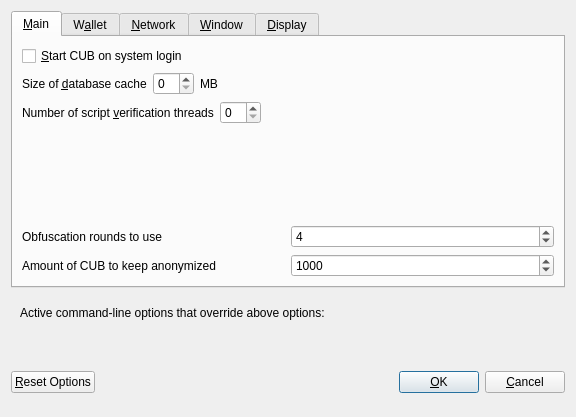
<?xml version="1.0" encoding="UTF-8"?>
<ui version="4.0">
 <class>OptionsDialog</class>
 <widget class="QDialog" name="OptionsDialog">
  <property name="geometry">
   <rect>
    <x>0</x>
    <y>0</y>
    <width>576</width>
    <height>417</height>
   </rect>
  </property>
  <property name="windowTitle">
   <string>Options</string>
  </property>
  <property name="modal">
   <bool>true</bool>
  </property>
  <layout class="QVBoxLayout" name="verticalLayout">
   <item>
    <widget class="QTabWidget" name="tabWidget">
     <property name="currentIndex">
      <number>0</number>
     </property>
     <widget class="QWidget" name="tabMain">
      <attribute name="title">
       <string>&amp;Main</string>
      </attribute>
      <layout class="QVBoxLayout" name="verticalLayout_Main">
       <item>
        <widget class="QCheckBox" name="bitcoinAtStartup">
         <property name="toolTip">
          <string>Automatically start CUB after logging in to the system.</string>
         </property>
         <property name="text">
          <string>&amp;Start CUB on system login</string>
         </property>
        </widget>
       </item>
       <item>
        <layout class="QHBoxLayout" name="horizontalLayout_2_Main">
         <item>
          <widget class="QLabel" name="databaseCacheLabel">
           <property name="text">
            <string>Size of &amp;database cache</string>
           </property>
           <property name="textFormat">
            <enum>Qt::PlainText</enum>
           </property>
           <property name="buddy">
            <cstring>databaseCache</cstring>
           </property>
          </widget>
         </item>
         <item>
          <widget class="QSpinBox" name="databaseCache"/>
         </item>
         <item>
          <widget class="QLabel" name="databaseCacheUnitLabel">
           <property name="text">
            <string>MB</string>
           </property>
           <property name="textFormat">
            <enum>Qt::PlainText</enum>
           </property>
          </widget>
         </item>
         <item>
          <spacer name="horizontalSpacer_2_Main">
           <property name="orientation">
            <enum>Qt::Horizontal</enum>
           </property>
           <property name="sizeHint" stdset="0">
            <size>
             <width>40</width>
             <height>20</height>
            </size>
           </property>
          </spacer>
         </item>
        </layout>
       </item>
       <item>
        <layout class="QHBoxLayout" name="horizontalLayout_3_Main">
         <item>
          <widget class="QLabel" name="threadsScriptVerifLabel">
           <property name="text">
            <string>Number of script &amp;verification threads</string>
           </property>
           <property name="textFormat">
            <enum>Qt::PlainText</enum>
           </property>
           <property name="buddy">
            <cstring>threadsScriptVerif</cstring>
           </property>
          </widget>
         </item>
         <item>
          <widget class="QSpinBox" name="threadsScriptVerif">
           <property name="toolTip">
            <string>(0 = auto, &lt;0 = leave that many cores free)</string>
           </property>
          </widget>
         </item>
         <item>
          <spacer name="horizontalSpacer_3_Main">
           <property name="orientation">
            <enum>Qt::Horizontal</enum>
           </property>
           <property name="sizeHint" stdset="0">
            <size>
             <width>40</width>
             <height>20</height>
            </size>
           </property>
          </spacer>
         </item>
        </layout>
       </item>
       <item>
        <spacer name="verticalSpacer_Main">
         <property name="orientation">
          <enum>Qt::Vertical</enum>
         </property>
         <property name="sizeHint" stdset="0">
          <size>
           <width>20</width>
           <height>40</height>
          </size>
         </property>
        </spacer>
       </item>
       <item>
        <layout class="QHBoxLayout" name="horizontalLayout_4_Main">
         <item>
          <widget class="QLabel" name="label">
           <property name="toolTip">
            <string>This setting determines the amount of individual masternodes that an input will be anonymized through.&lt;br/&gt;More rounds of anonymization gives a higher degree of privacy, but also costs more in fees.</string>
           </property>
           <property name="text">
            <string>Obfuscation rounds to use</string>
           </property>
          </widget>
         </item>
         <item>
          <widget class="QSpinBox" name="obfuscationRounds">
           <property name="minimum">
            <number>2</number>
           </property>
           <property name="maximum">
            <number>8</number>
           </property>
           <property name="value">
            <number>4</number>
           </property>
          </widget>
         </item>
        </layout>
       </item>
       <item>
        <layout class="QHBoxLayout" name="horizontalLayout">
         <item>
          <widget class="QLabel" name="label_2">
           <property name="toolTip">
            <string>This amount acts as a threshold to turn off Obfuscation once it's reached.</string>
           </property>
           <property name="statusTip">
            <string notr="true"/>
           </property>
           <property name="whatsThis">
            <string notr="true"/>
           </property>
           <property name="accessibleName">
            <string notr="true"/>
           </property>
           <property name="accessibleDescription">
            <string notr="true"/>
           </property>
           <property name="text">
            <string>Amount of CUB to keep anonymized</string>
           </property>
          </widget>
         </item>
         <item>
          <widget class="QSpinBox" name="anonymizeCub">
           <property name="minimum">
            <number>100</number>
           </property>
           <property name="maximum">
            <number>100000</number>
           </property>
           <property name="singleStep">
            <number>100</number>
           </property>
           <property name="value">
            <number>1000</number>
           </property>
          </widget>
         </item>
        </layout>
       </item>
      </layout>
     </widget>
     <widget class="QWidget" name="tabWallet">
      <attribute name="title">
       <string>W&amp;allet</string>
      </attribute>
      <layout class="QVBoxLayout" name="verticalLayout_Wallet">
       <item>
        <widget class="QGroupBox" name="groupBox">
         <property name="title">
          <string>Expert</string>
         </property>
         <layout class="QVBoxLayout" name="verticalLayout_2">
          <item>
           <widget class="QCheckBox" name="coinControlFeatures">
            <property name="toolTip">
             <string>Whether to show coin control features or not.</string>
            </property>
            <property name="text">
             <string>Enable coin &amp;control features</string>
            </property>
           </widget>
          </item>
          <item>
           <widget class="QCheckBox" name="showMasternodesTab">
            <property name="toolTip">
             <string>Show additional tab listing all your masternodes in first sub-tab&lt;br/&gt;and all masternodes on the network in second sub-tab.</string>
            </property>
            <property name="text">
             <string>Show Masternodes Tab</string>
            </property>
           </widget>
          </item>
          <item>
           <widget class="QCheckBox" name="spendZeroConfChange">
            <property name="toolTip">
             <string>If you disable the spending of unconfirmed change, the change from a transaction&lt;br/&gt;cannot be used until that transaction has at least one confirmation.&lt;br/&gt;This also affects how your balance is computed.</string>
            </property>
            <property name="text">
             <string>&amp;Spend unconfirmed change</string>
            </property>
           </widget>
          </item>
         </layout>
        </widget>
       </item>
       <item>
        <spacer name="verticalSpacer_Wallet">
         <property name="orientation">
          <enum>Qt::Vertical</enum>
         </property>
         <property name="sizeHint" stdset="0">
          <size>
           <width>20</width>
           <height>40</height>
          </size>
         </property>
        </spacer>
       </item>
      </layout>
     </widget>
     <widget class="QWidget" name="tabNetwork">
      <attribute name="title">
       <string>&amp;Network</string>
      </attribute>
      <layout class="QVBoxLayout" name="verticalLayout_Network">
       <item>
        <widget class="QCheckBox" name="mapPortUpnp">
         <property name="toolTip">
          <string>Automatically open the CUB client port on the router. This only works when your router supports UPnP and it is enabled.</string>
         </property>
         <property name="text">
          <string>Map port using &amp;UPnP</string>
         </property>
        </widget>
       </item>
       <item>
        <widget class="QCheckBox" name="allowIncoming">
         <property name="toolTip">
          <string>Accept connections from outside</string>
         </property>
         <property name="text">
          <string>Allow incoming connections</string>
         </property>
        </widget>
       </item>
       <item>
        <widget class="QCheckBox" name="connectSocks">
         <property name="toolTip">
          <string>Connect to the CUB network through a SOCKS5 proxy.</string>
         </property>
         <property name="text">
          <string>&amp;Connect through SOCKS5 proxy (default proxy):</string>
         </property>
        </widget>
       </item>
       <item>
        <layout class="QHBoxLayout" name="horizontalLayout_1_Network">
         <item>
          <widget class="QLabel" name="proxyIpLabel">
           <property name="text">
            <string>Proxy &amp;IP:</string>
           </property>
           <property name="textFormat">
            <enum>Qt::PlainText</enum>
           </property>
           <property name="buddy">
            <cstring>proxyIp</cstring>
           </property>
          </widget>
         </item>
         <item>
          <widget class="QValidatedLineEdit" name="proxyIp">
           <property name="minimumSize">
            <size>
             <width>140</width>
             <height>0</height>
            </size>
           </property>
           <property name="maximumSize">
            <size>
             <width>140</width>
             <height>16777215</height>
            </size>
           </property>
           <property name="toolTip">
            <string>IP address of the proxy (e.g. IPv4: 127.0.0.1 / IPv6: ::1)</string>
           </property>
          </widget>
         </item>
         <item>
          <widget class="QLabel" name="proxyPortLabel">
           <property name="text">
            <string>&amp;Port:</string>
           </property>
           <property name="textFormat">
            <enum>Qt::PlainText</enum>
           </property>
           <property name="buddy">
            <cstring>proxyPort</cstring>
           </property>
          </widget>
         </item>
         <item>
          <widget class="QLineEdit" name="proxyPort">
           <property name="minimumSize">
            <size>
             <width>55</width>
             <height>0</height>
            </size>
           </property>
           <property name="maximumSize">
            <size>
             <width>55</width>
             <height>16777215</height>
            </size>
           </property>
           <property name="toolTip">
            <string>Port of the proxy (e.g. 9050)</string>
           </property>
          </widget>
         </item>
         <item>
          <spacer name="horizontalSpacer_1_Network">
           <property name="orientation">
            <enum>Qt::Horizontal</enum>
           </property>
           <property name="sizeHint" stdset="0">
            <size>
             <width>40</width>
             <height>20</height>
            </size>
           </property>
          </spacer>
         </item>
        </layout>
       </item>
       <item>
        <spacer name="verticalSpacer_Network">
         <property name="orientation">
          <enum>Qt::Vertical</enum>
         </property>
         <property name="sizeHint" stdset="0">
          <size>
           <width>20</width>
           <height>40</height>
          </size>
         </property>
        </spacer>
       </item>
      </layout>
     </widget>
     <widget class="QWidget" name="tabWindow">
      <attribute name="title">
       <string>&amp;Window</string>
      </attribute>
      <layout class="QVBoxLayout" name="verticalLayout_Window">
       <item>
        <widget class="QCheckBox" name="minimizeToTray">
         <property name="toolTip">
          <string>Show only a tray icon after minimizing the window.</string>
         </property>
         <property name="text">
          <string>&amp;Minimize to the tray instead of the taskbar</string>
         </property>
        </widget>
       </item>
       <item>
        <widget class="QCheckBox" name="minimizeOnClose">
         <property name="toolTip">
          <string>Minimize instead of exit the application when the window is closed. When this option is enabled, the application will be closed only after selecting Quit in the menu.</string>
         </property>
         <property name="text">
          <string>M&amp;inimize on close</string>
         </property>
        </widget>
       </item>
       <item>
        <spacer name="verticalSpacer_Window">
         <property name="orientation">
          <enum>Qt::Vertical</enum>
         </property>
         <property name="sizeHint" stdset="0">
          <size>
           <width>20</width>
           <height>40</height>
          </size>
         </property>
        </spacer>
       </item>
      </layout>
     </widget>
     <widget class="QWidget" name="tabDisplay">
      <attribute name="title">
       <string>&amp;Display</string>
      </attribute>
      <layout class="QVBoxLayout" name="verticalLayout_Display">
       <item>
        <layout class="QHBoxLayout" name="horizontalLayout_1_Display">
         <item>
          <widget class="QLabel" name="langLabel">
           <property name="text">
            <string>User Interface &amp;language:</string>
           </property>
           <property name="textFormat">
            <enum>Qt::PlainText</enum>
           </property>
           <property name="buddy">
            <cstring>lang</cstring>
           </property>
          </widget>
         </item>
         <item>
          <widget class="QValueComboBox" name="lang">
           <property name="toolTip">
            <string>The user interface language can be set here. This setting will take effect after restarting CUB.</string>
           </property>
          </widget>
         </item>
        </layout>
       </item>
       <item>
        <widget class="QLabel" name="label_3">
         <property name="toolTip">
          <string notr="true"/>
         </property>
         <property name="statusTip">
          <string notr="true"/>
         </property>
         <property name="whatsThis">
          <string notr="true"/>
         </property>
         <property name="accessibleName">
          <string notr="true"/>
         </property>
         <property name="text">
          <string>Language missing or translation incomplete? Help contributing translations here:
https://www.transifex.com/testtest/cubcoin-translations</string>
         </property>
         <property name="wordWrap">
          <bool>true</bool>
         </property>
         <property name="openExternalLinks">
          <bool>true</bool>
         </property>
         <property name="textInteractionFlags">
          <set>Qt::TextBrowserInteraction</set>
         </property>
        </widget>
       </item>
       <item>
        <layout class="QHBoxLayout" name="horizontalLayout_4_Display" stretch="0,0">
         <item>
          <widget class="QLabel" name="themeLabel">
           <property name="text">
            <string>User Interface Theme:</string>
           </property>
          </widget>
         </item>
         <item>
          <widget class="QValueComboBox" name="theme"/>
         </item>
        </layout>
       </item>
       <item>
        <widget class="Line" name="line">
         <property name="orientation">
          <enum>Qt::Horizontal</enum>
         </property>
        </widget>
       </item>
       <item>
        <layout class="QHBoxLayout" name="horizontalLayout_2_Display">
         <item>
          <widget class="QLabel" name="unitLabel">
           <property name="text">
            <string>&amp;Unit to show amounts in:</string>
           </property>
           <property name="textFormat">
            <enum>Qt::PlainText</enum>
           </property>
           <property name="buddy">
            <cstring>unit</cstring>
           </property>
          </widget>
         </item>
         <item>
          <widget class="QValueComboBox" name="unit">
           <property name="toolTip">
            <string>Choose the default subdivision unit to show in the interface and when sending coins.</string>
           </property>
          </widget>
         </item>
        </layout>
       </item>
       <item>
        <layout class="QHBoxLayout" name="horizontalLayout_5_Display">
         <item>
          <widget class="QLabel" name="digitsLabel">
           <property name="text">
            <string>Decimal digits</string>
           </property>
          </widget>
         </item>
         <item>
          <widget class="QValueComboBox" name="digits"/>
         </item>
        </layout>
       </item>
       <item>
        <layout class="QHBoxLayout" name="horizontalLayout_3_Display">
         <item>
          <widget class="QLabel" name="thirdPartyTxUrlsLabel">
           <property name="toolTip">
            <string>Third party URLs (e.g. a block explorer) that appear in the transactions tab as context menu items. %s in the URL is replaced by transaction hash. Multiple URLs are separated by vertical bar |.</string>
           </property>
           <property name="text">
            <string>Third party transaction URLs</string>
           </property>
           <property name="buddy">
            <cstring>thirdPartyTxUrls</cstring>
           </property>
          </widget>
         </item>
         <item>
          <widget class="QLineEdit" name="thirdPartyTxUrls">
           <property name="toolTip">
            <string>Third party URLs (e.g. a block explorer) that appear in the transactions tab as context menu items. %s in the URL is replaced by transaction hash. Multiple URLs are separated by vertical bar |.</string>
           </property>
          </widget>
         </item>
        </layout>
       </item>
       <item>
        <spacer name="verticalSpacer">
         <property name="orientation">
          <enum>Qt::Vertical</enum>
         </property>
         <property name="sizeHint" stdset="0">
          <size>
           <width>20</width>
           <height>40</height>
          </size>
         </property>
        </spacer>
       </item>
      </layout>
     </widget>
    </widget>
   </item>
   <item>
    <widget class="QFrame" name="frame">
     <layout class="QVBoxLayout" name="verticalLayout_Bottom">
      <item>
       <layout class="QHBoxLayout" name="horizontalLayout_Bottom">
        <item>
         <widget class="QLabel" name="overriddenByCommandLineInfoLabel">
          <property name="text">
           <string>Active command-line options that override above options:</string>
          </property>
          <property name="textFormat">
           <enum>Qt::PlainText</enum>
          </property>
         </widget>
        </item>
        <item>
         <spacer name="horizontalSpacer_Bottom">
          <property name="orientation">
           <enum>Qt::Horizontal</enum>
          </property>
          <property name="sizeHint" stdset="0">
           <size>
            <width>40</width>
            <height>20</height>
           </size>
          </property>
         </spacer>
        </item>
       </layout>
      </item>
      <item>
       <widget class="QLabel" name="overriddenByCommandLineLabel">
        <property name="text">
         <string/>
        </property>
        <property name="textFormat">
         <enum>Qt::PlainText</enum>
        </property>
        <property name="wordWrap">
         <bool>true</bool>
        </property>
       </widget>
      </item>
     </layout>
    </widget>
   </item>
   <item>
    <layout class="QHBoxLayout" name="horizontalLayout_Buttons">
     <item>
      <widget class="QPushButton" name="resetButton">
       <property name="toolTip">
        <string>Reset all client options to default.</string>
       </property>
       <property name="text">
        <string>&amp;Reset Options</string>
       </property>
       <property name="autoDefault">
        <bool>false</bool>
       </property>
      </widget>
     </item>
     <item>
      <spacer name="horizontalSpacer_1">
       <property name="orientation">
        <enum>Qt::Horizontal</enum>
       </property>
       <property name="sizeHint" stdset="0">
        <size>
         <width>40</width>
         <height>48</height>
        </size>
       </property>
      </spacer>
     </item>
     <item>
      <widget class="QLabel" name="statusLabel">
       <property name="minimumSize">
        <size>
         <width>200</width>
         <height>0</height>
        </size>
       </property>
       <property name="font">
        <font>
         <weight>75</weight>
         <bold>true</bold>
        </font>
       </property>
       <property name="text">
        <string/>
       </property>
       <property name="textFormat">
        <enum>Qt::PlainText</enum>
       </property>
       <property name="wordWrap">
        <bool>true</bool>
       </property>
      </widget>
     </item>
     <item>
      <spacer name="horizontalSpacer_2">
       <property name="orientation">
        <enum>Qt::Horizontal</enum>
       </property>
       <property name="sizeHint" stdset="0">
        <size>
         <width>40</width>
         <height>48</height>
        </size>
       </property>
      </spacer>
     </item>
     <item>
      <widget class="QPushButton" name="okButton">
       <property name="text">
        <string>&amp;OK</string>
       </property>
       <property name="autoDefault">
        <bool>false</bool>
       </property>
       <property name="default">
        <bool>true</bool>
       </property>
      </widget>
     </item>
     <item>
      <widget class="QPushButton" name="cancelButton">
       <property name="text">
        <string>&amp;Cancel</string>
       </property>
       <property name="autoDefault">
        <bool>false</bool>
       </property>
      </widget>
     </item>
    </layout>
   </item>
  </layout>
 </widget>
 <customwidgets>
  <customwidget>
   <class>QValidatedLineEdit</class>
   <extends>QLineEdit</extends>
   <header>qvalidatedlineedit.h</header>
  </customwidget>
  <customwidget>
   <class>QValueComboBox</class>
   <extends>QComboBox</extends>
   <header>qvaluecombobox.h</header>
  </customwidget>
 </customwidgets>
 <resources/>
 <connections/>
</ui>
